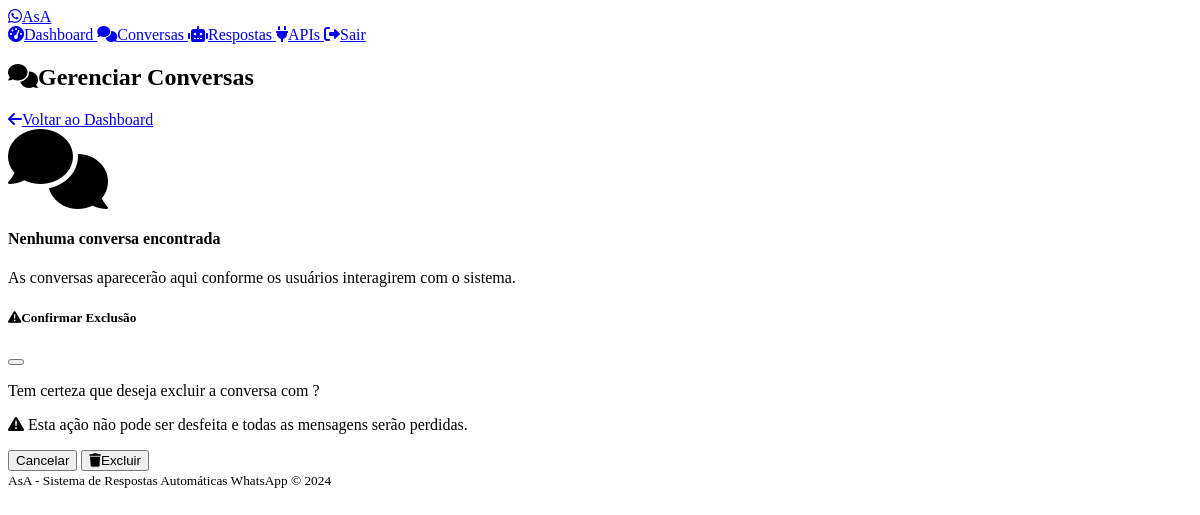
The app's page /admin/conversations (signed in), older data.
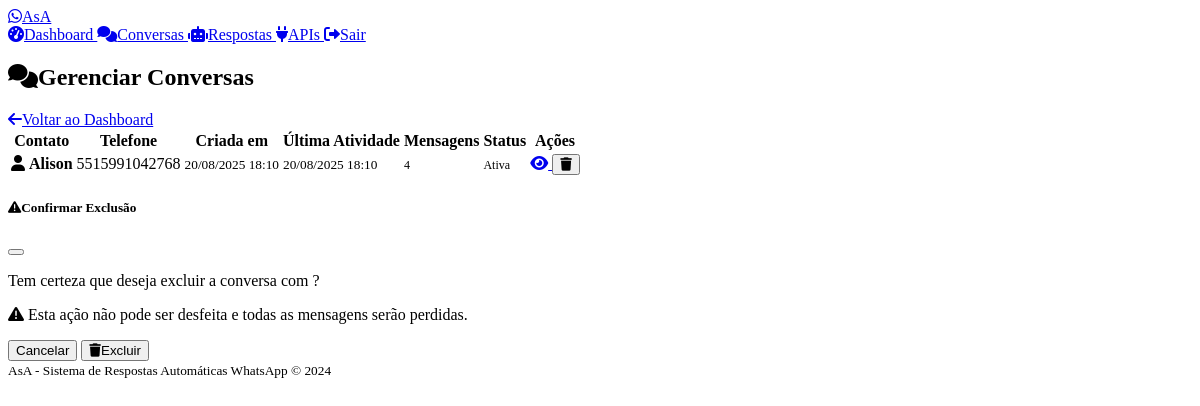
The same page, newer data.
### models.py (models this page shows)
class Conversation(db.Model):
    id = db.Column(db.Integer, primary_key=True)
    phone_number = db.Column(db.String(20), nullable=False)
    contact_name = db.Column(db.String(100))
    created_at = db.Column(db.DateTime, default=datetime.utcnow)
    updated_at = db.Column(db.DateTime, default=datetime.utcnow, onupdate=datetime.utcnow)
    is_active = db.Column(db.Boolean, default=True)
    messages = db.relationship('Message', backref='conversation', lazy=True, cascade='all, delete-orphan')

### routes.py (the view)
    def decorated_function(*args, **kwargs):
        if not session.get('admin_logged_in'):
            return redirect(url_for('admin_login'))
        return f(*args, **kwargs)

### routes.py (called while the page is built)
def admin_required(f):
    def decorated_function(*args, **kwargs):
        if not session.get('admin_logged_in'):
            return redirect(url_for('admin_login'))
        return f(*args, **kwargs)
    decorated_function.__name__ = f.__name__
    return decorated_function

@app.route('/admin/conversations')
@admin_required
def admin_conversations():
    page = request.args.get('page', 1, type=int)
    conversations = Conversation.query.order_by(
        Conversation.updated_at.desc()
    ).paginate(
        page=page, per_page=20, error_out=False
    )
    return render_template('conversations.html', conversations=conversations)

@app.context_processor
def inject_admin_status():
    return {'admin_logged_in': session.get('admin_logged_in', False)}

### templates/conversations.html (shortened to what this page needs)
{% extends "base.html" %}
{% block content %}
<div class="d-flex justify-content-between align-items-center mb-4">
    <h2>
        <i class="fas fa-comments me-2"></i>Gerenciar Conversas
    </h2>
    <a href="{{ url_for('admin_dashboard') }}" class="btn btn-outline-secondary">
        <i class="fas fa-arrow-left me-2"></i>Voltar ao Dashboard
    </a>
</div>
{% if conversations.items %}
<div class="card">
    <div class="card-body">
        <div class="table-responsive">
            <table class="table table-hover">
                <thead>
                    <tr>
                        <th>Contato</th>
                        <th>Telefone</th>
                        <th>Criada em</th>
                        <th>Última Atividade</th>
                        <th>Mensagens</th>
                        <th>Status</th>
                        <th>Ações</th>
                    </tr>
                </thead>
                <tbody>
                    {% for conversation in conversations.items %}
                    <tr>
                        <td>
                            <i class="fas fa-user me-2"></i>
                            <strong>{{ conversation.contact_name or 'Sem nome' }}</strong>
                        </td>
                        <td>
                            <span class="font-monospace">{{ conversation.phone_number }}</span>
                        </td>
                        <td>
                            <small class="text-muted">
                                {{ conversation.created_at.strftime('%d/%m/%Y %H:%M') }}
                            </small>
                        </td>
                        <td>
                            <small class="text-muted">
                                {{ conversation.updated_at.strftime('%d/%m/%Y %H:%M') }}
                            </small>
                        </td>
                        <td>
                            <span class="badge bg-primary">
                                {{ conversation.messages|length }}
                            </span>
                        </td>
                        <td>
                            {% if conversation.is_active %}
                                <span class="badge bg-success">Ativa</span>
                            {% else %}
                                <span class="badge bg-secondary">Inativa</span>
                            {% endif %}
                        </td>
                        <td>
                            <div class="btn-group" role="group">
                                <a href="{{ url_for('view_conversation', conversation_id=conversation.id) }}"
                                   class="btn btn-sm btn-outline-primary" title="Ver conversa">
                                    <i class="fas fa-eye"></i>
                                </a>
                                <button type="button" class="btn btn-sm btn-outline-danger"
                                        onclick="confirmDelete({{ conversation.id }}, '{{ conversation.contact_name or conversation.phone_number }}')"
                                        title="Excluir conversa">
                                    <i class="fas fa-trash"></i>
                                </button>
                            </div>
                        </td>
                    </tr>
                    {% endfor %}
                </tbody>
            </table>
        </div>
    </div>
</div>
{% else %}
<div class="text-center py-5">
    <i class="fas fa-comments fa-5x text-muted mb-4"></i>
    <h4>Nenhuma conversa encontrada</h4>
    <p class="text-muted">As conversas aparecerão aqui conforme os usuários interagirem com o sistema.</p>
</div>
{% endif %}
<div class="modal fade" id="deleteModal" tabindex="-1">
    <div class="modal-dialog">
        <div class="modal-content">
            <div class="modal-header">
                <h5 class="modal-title">
                    <i class="fas fa-exclamation-triangle text-warning me-2"></i>Confirmar Exclusão
                </h5>
                <button type="button" class="btn-close" data-bs-dismiss="modal"></button>
            </div>
            <div class="modal-body">
                <p>Tem certeza que deseja excluir a conversa com <strong id="contactName"></strong>?</p>
                <p class="text-danger">
                    <i class="fas fa-warning me-1"></i>
                    Esta ação não pode ser desfeita e todas as mensagens serão perdidas.
                </p>
            </div>
            <div class="modal-footer">
                <button type="button" class="btn btn-secondary" data-bs-dismiss="modal">Cancelar</button>
                <form id="deleteForm" method="POST" style="display: inline;">
                    <button type="submit" class="btn btn-danger">
                        <i class="fas fa-trash me-2"></i>Excluir
                    </button>
                </form>
            </div>
        </div>
    </div>
</div>
{% endblock %}

### templates/base.html (shortened to what this page needs)
<!DOCTYPE html>
<html lang="pt-BR" data-bs-theme="dark">
<head>
    <link href="https://cdn.replit.com/agent/bootstrap-agent-dark-theme.min.css" rel="stylesheet">
    <link rel="stylesheet" href="https://cdnjs.cloudflare.com/ajax/libs/font-awesome/6.0.0/css/all.min.css">
    <link rel="stylesheet" href="{{ url_for('static', filename='css/custom.css') }}">
</head>
<body>
    <nav class="navbar navbar-expand-lg navbar-dark bg-dark">
        <div class="container">
            <a class="navbar-brand" href="{{ url_for('index') }}">
                <i class="fab fa-whatsapp text-success me-2"></i>AsA
            </a>
            <div class="navbar-nav ms-auto">
                {% if admin_logged_in %}
                    <a class="nav-link" href="{{ url_for('admin_dashboard') }}">
                        <i class="fas fa-tachometer-alt me-1"></i>Dashboard
                    </a>
                    <a class="nav-link" href="{{ url_for('admin_conversations') }}">
                        <i class="fas fa-comments me-1"></i>Conversas
                    </a>
                    <a class="nav-link" href="{{ url_for('admin_responses') }}">
                        <i class="fas fa-robot me-1"></i>Respostas
                    </a>
                    <a class="nav-link" href="{{ url_for('whatsapp_apis') }}">
                        <i class="fas fa-plug me-1"></i>APIs
                    </a>
                    <a class="nav-link" href="{{ url_for('admin_logout') }}">
                        <i class="fas fa-sign-out-alt me-1"></i>Sair
                    </a>
                {% endif %}
            </div>
        </div>
    </nav>
    <main class="container mt-4">
        {% block content %}{% endblock %}
    </main>
    <footer class="bg-dark text-center py-3 mt-5">
        <div class="container">
            <small class="text-muted">
                AsA - Sistema de Respostas Automáticas WhatsApp &copy; 2024
            </small>
        </div>
    </footer>
</body>
</html>

### static/css/custom.css (style rules this page uses)
:root { --asa-primary: #25d366; --asa-secondary: #128c7e; --asa-accent: #075e54; --asa-light: #dcf8c6; }
.badge { font-size: 0.75em; font-weight: 500; }

Row changes from the older to the newer data that the page shows:
added Conversation: contact_name "Alison", phone_number "5515991042768", created_at "20/08/2025 18:10", updated_at "20/08/2025 18:10", messages|length "4", is_active "Ativa"
Text that changed along with them:
text no longer shown: "Nenhuma conversa encontrada As conversas aparecerão aqui conforme os usuários interagirem com o sistema."
text now shown: "Contato Telefone Criada em Última Atividade Mensagens Status Ações"
